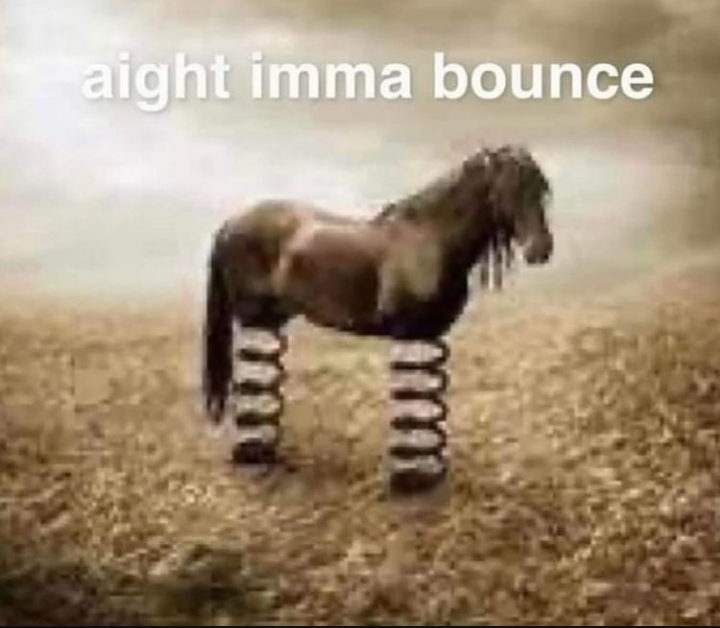
#> input picture viskom-backend/boing.png, 720 x 628 px
$ python -i preprocess.py   (imports and definitions only)   (older library calls are emulated)
#> lines starting #> are read from the running program, lines starting #| are printed output that depends on the picture
#> further down, picture is the input picture: shape (628, 720, 3); mean B, G, R 118.3, 142.4, 161.2
import base64
import io
from typing import Literal

import cv2
import numpy as np
from PIL import Image, ImageOps, UnidentifiedImageError

ClaheMode = Literal["auto", "on", "off"]

DEFAULT_MAX_SIDE = 1280
DEFAULT_ROI_MEAN_DARK = 95.0
DEFAULT_ROI_P25_DARK = 58.0
DEFAULT_CLAHE_CLIP = 1.8
DEFAULT_CLAHE_TILE = (8, 8)


# [28 lines left out: functions decode_image_bgr, resize_max_side, order_quad_points, not called in this run]


def apply_clahe_bgr(
    bgr: np.ndarray,
    clip_limit: float = DEFAULT_CLAHE_CLIP,
    tile_grid_size: tuple[int, int] = DEFAULT_CLAHE_TILE,
) -> np.ndarray:
    """Apply CLAHE on LAB L-channel so local shadows lift without shifting package hues."""
#> called with clip_limit = 1.8, tile_grid_size = (8, 8)
    lab = cv2.cvtColor(bgr, cv2.COLOR_BGR2LAB)
#> lab: shape (628, 720, 3); mean of channels 0, 1, 2 151.6, 131.8, 143.9
    l_ch, a_ch, b_ch = cv2.split(lab)
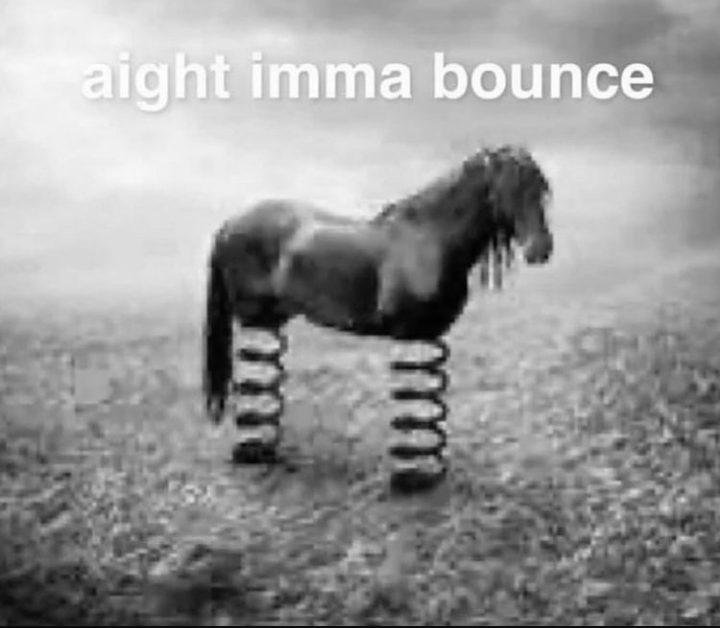
#> l_ch: shape (628, 720); min 2, max 255, mean 151.6
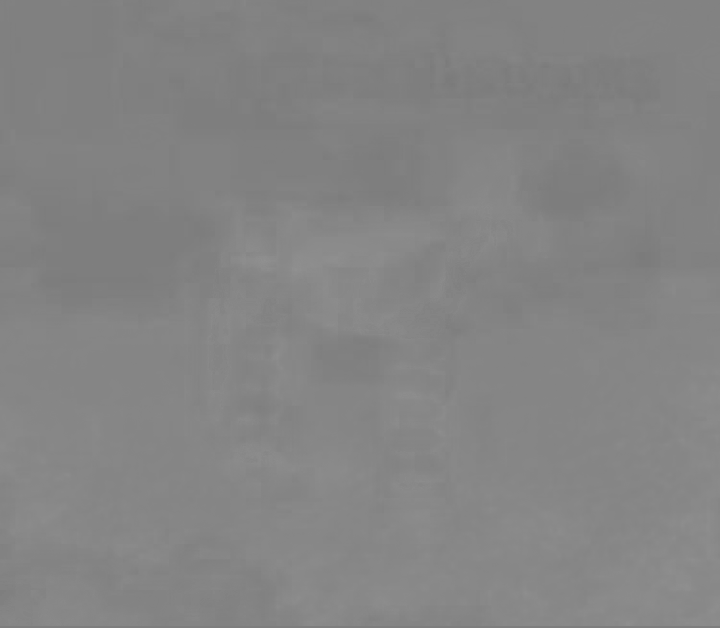
#> a_ch: shape (628, 720); min 122, max 145, mean 131.8
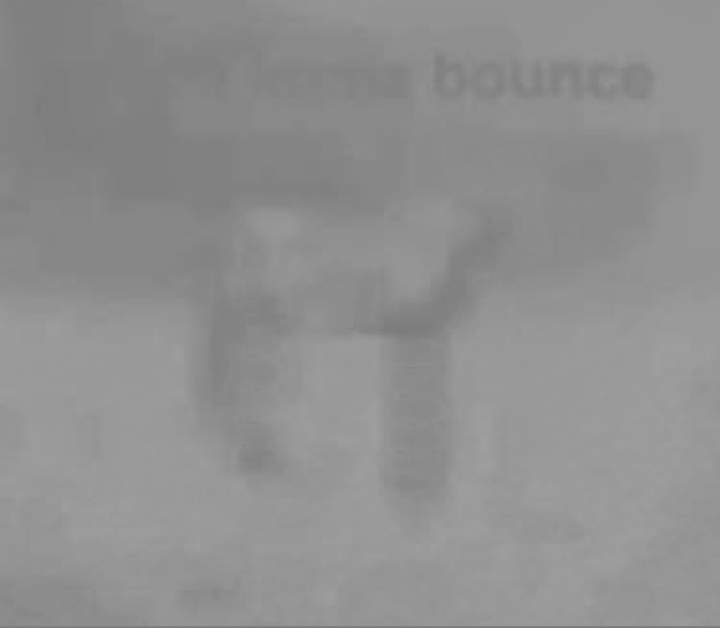
#> b_ch: shape (628, 720); min 123, max 160, mean 143.9
    clahe = cv2.createCLAHE(clipLimit=clip_limit, tileGridSize=tile_grid_size)
    l_eq = clahe.apply(l_ch)
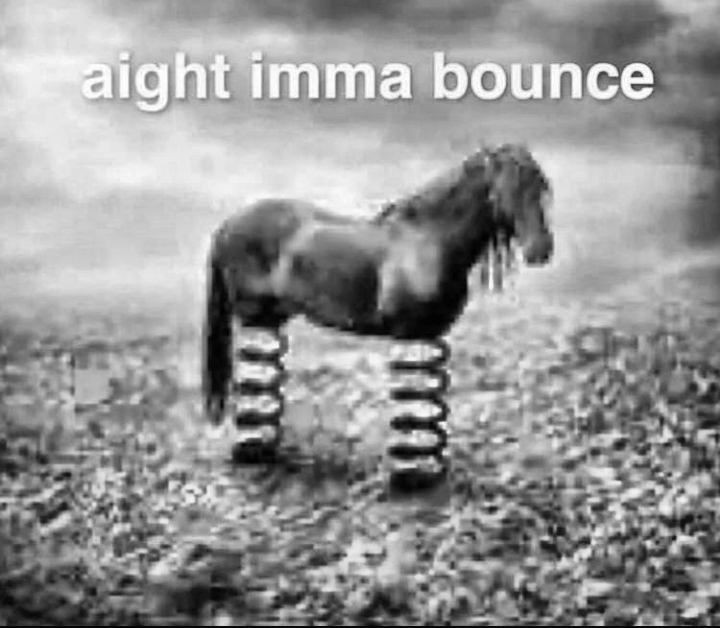
#> l_eq: shape (628, 720); min 1, max 255, mean 148.8
    return cv2.cvtColor(cv2.merge([l_eq, a_ch, b_ch]), cv2.COLOR_LAB2BGR)
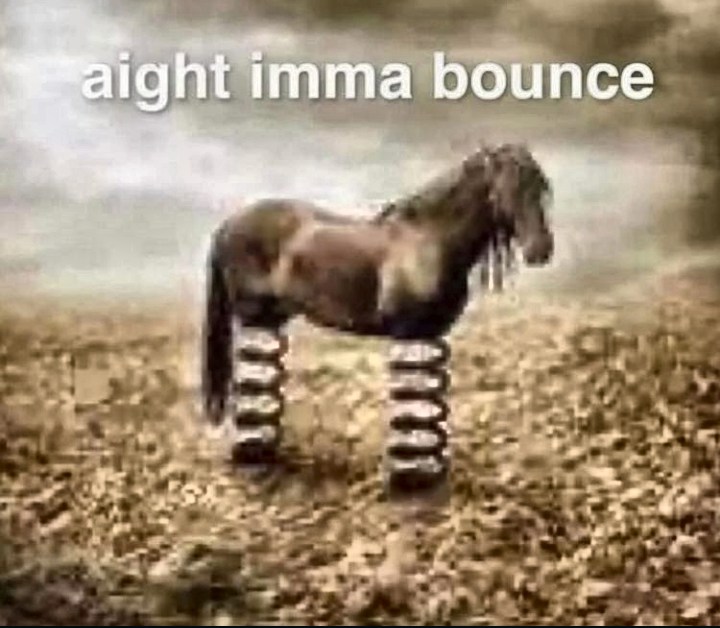
#> returned value: shape (628, 720, 3); mean B, G, R 115.3, 139.5, 158.3


# [453 lines left out: functions compute_roi_histogram, enhance_with_roi_stats, _weighted_ransac_line, _intersect_hv, extract_line_segments, _fit_quad_inside_roi and 7 more, not called in this run]

>>> import cv2
>>> picture = cv2.imread('boing.png')
>>> result = apply_clahe_bgr(picture)
